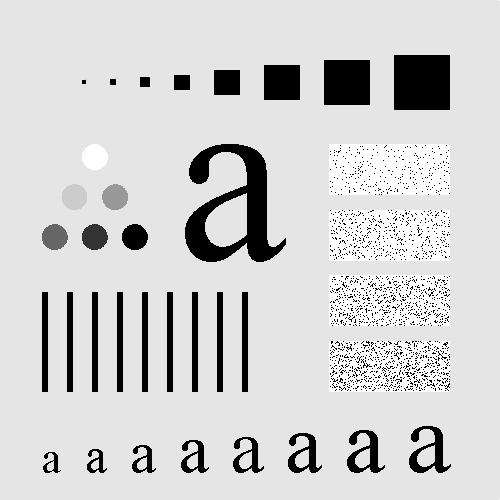
#> input picture 2/Pic1.jpg, 500 x 500 px, found by its file name
$ python 1.py
#> lines starting #> are read from the running program, lines starting #| are printed output that depends on the picture; after the words box and inside, x2 and y2 are one past the last pixel; in counts of white or black regions, pixels touching at a corner belong together
import os
import cv2

increase_value = 30

os.system('cls')

original_image = cv2.imread('pic1.jpg')
#> original_image is the input picture: shape (500, 500, 3); min 0, max 255, mean 207.4

negative_image = ~original_image
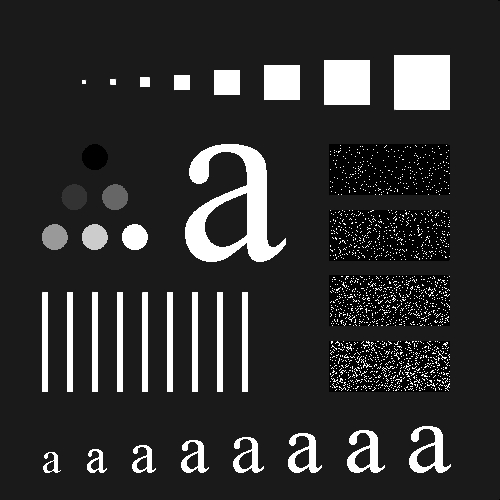
#> negative_image: shape (500, 500, 3); min 0, max 255, mean 47.6

negative_and_increasing_image = negative_image
for y in range(negative_and_increasing_image.shape[0]):
    for x in range(negative_and_increasing_image.shape[1]):
        if(negative_and_increasing_image[y,x][0] > 255 - increase_value):
            negative_and_increasing_image[y,x] = 255 - increase_value
#> negative_and_increasing_image: shape (500, 500, 3); 10.08% of pixels changed, all inside (x1, y1, x2, y2) = (42, 55, 451, 473)
negative_and_increasing_image = negative_and_increasing_image + increase_value
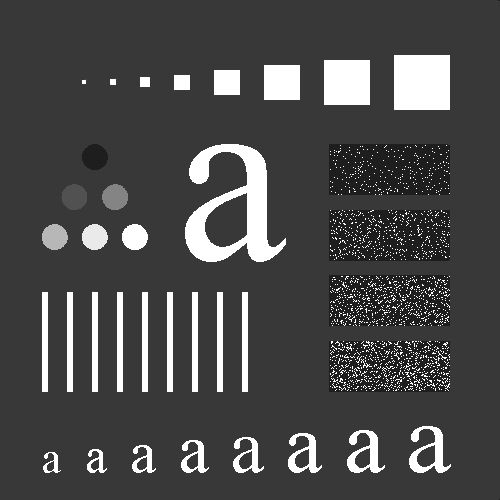
#> negative_and_increasing_image: shape (500, 500, 3); min 30, max 255, mean 74.6


cv2.imshow('original_image', original_image)
cv2.imshow('negative_image', negative_image)
cv2.imshow('negative_and_increasing_image', negative_and_increasing_image)

cv2.waitKey(0)
